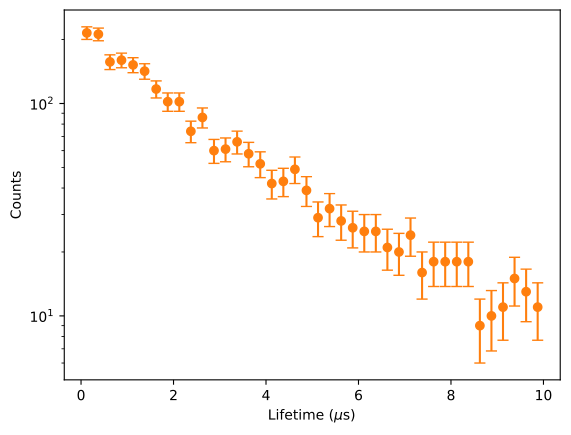

Python code for this plot:
import numpy as np
from scipy.optimize import curve_fit
import scipy as sp
from matplotlib.pyplot import subplots

rng = np.random.default_rng(2664)
t = np.concatenate([rng.exponential(2.2, 2000),      # muon decays, tau = 2.2 us
                    rng.uniform(0, 10, 400)])        # flat background
t = t[t < 10]                                         # measured times (us)

counts, edges = np.histogram(t, bins=40, range=(0, 10))
centers = .5 * (edges[1:] + edges[:-1])

fig, ax = subplots()

ax.errorbar(centers, counts, fmt="o", yerr=np.sqrt(counts), capsize=4, color="tab:orange")

ax.set_yscale("log")

ax.set_xlabel(r"Lifetime ($\mu$s)")
ax.set_ylabel("Counts")

fig.savefig("scientific-python/jahernando/day-4/lifetime_measurement.pdf", bbox_inches="tight")

fit_function = lambda t, A, B, tau : A * np.exp(-t/tau) + B

popt, pcov = curve_fit(fit_function, centers, counts, p0=(centers[0], centers[-1], 2.), sigma=np.sqrt(counts), absolute_sigma=True)
punc = np.sqrt(np.diag(pcov))

print(f"Expected muon lifetime: 2.197 mus")
print(f"Fitted muon lifetime: {popt[-1]:.2f} +- {punc[-1]:.2f} mus")

chisq = np.sum(((counts - fit_function(centers, *popt))/np.sqrt(counts))**2)
pval = sp.stats.chi2.sf(chisq, len(counts) - 3)

print(f"Chi2: {chisq:.3f}")
print(f"p-value: {pval:.3f}")
print(f"The fit is not too good, as the chi2 and p-value are a bit high.")
